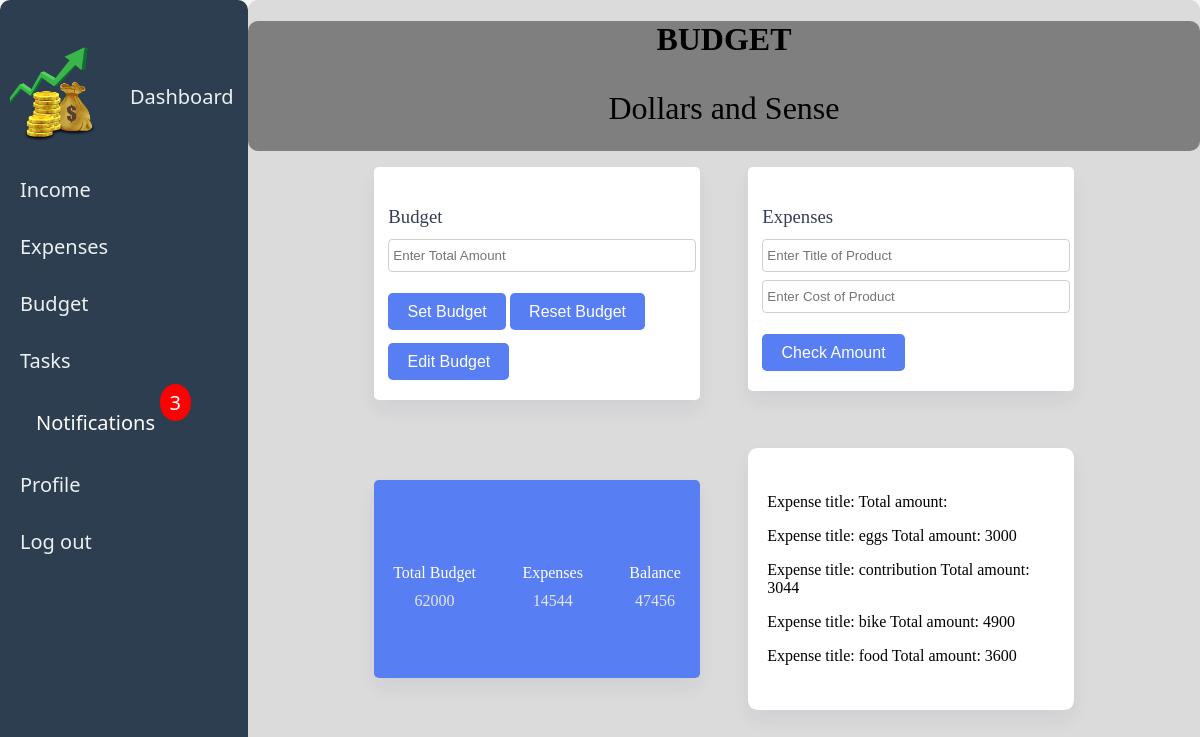
Page /budget.php (signed in) on the committed database.
### tables this page shows
CREATE TABLE `budget` (
  `UserID` int(11) DEFAULT NULL,
  `bug_amount` int(11) DEFAULT NULL,
  `prod_title` varchar(255) DEFAULT NULL,
  `exp_amount` int(11) DEFAULT NULL,
  `Phone` varchar(15) DEFAULT NULL,
  `Date_Added` timestamp NOT NULL DEFAULT current_timestamp()
);

### budget.php (the view, shortened to what this page needs)
<!DOCTYPE html>
<html lang="en">
  <head>
  </head>
  <body>
    <div class="all">
    <div class="left">
        <nav>
            <ul>
                <li><a href="Dash.php" class="logo" onclick="loadDashboard()">
                <img src="logo.png" alt="LOGO" height="50%" width="50%">
                <span class="nav-item">Dashboard</span>
                </a></li>
                <li><a href="income.php" target="_self">
                <span class="nav-item">Income</span>
                </a></li>
                <li><a href="expense.php">
                <span class="nav-item">Expenses</span>
                </a></li>
                <li><a href="budget.php">
                <span class="nav-item">Budget</span>
                </a></li>
                <li><a href="task.php">
                <span class="nav-item">Tasks</span>
                </a></li>
                <li>
                <a href="notifications.php" class="notification">
                <span class="nav-item">Notifications</span>
                <span class="badge">3</span>
                </a>
                </li>
                <li><a href="user.php">
                <span class="nav-item">Profile</span>
                </a></li>
                <li><a href="login.php" class="logout">
                <span class="nav-item">Log out</span>
                </a></li>
            </ul>
            </nav>
    </div>
  <div class="right">
    <div class="container">
      <div class="header">
        <h1 class="animated-text">BUDGET</h1>
        <p class="animated-text">Dollars and Sense</p>
      </div>
      <div class="wrapper">
        <div class="container">
          <div class="sub-container">
<form method="post">
    <div class="total-amount-container">
        <h3>Budget</h3>
        <input
            type="number"
            id="total-amount"
            name="total-amount"
            placeholder="Enter Total Amount"
        />
        <button type="submit" class="submit" id="total-amount-button" name="total-amount-button">Set Budget</button>
        <button type="submit" class="submit" id="reset-amount-button" name="reset-amount-button">Reset Budget</button>
        <button type="submit" class="submit" id="update-amount-button" name="update-amount-button">Edit Budget</button>
    </div>
</form>
<form method="post">
    <div class="user-amount-container">
        <h3>Expenses</h3>
        <input
            type="text"
            class="product-title"
            id="product-title"
            name="product_title"
            placeholder="Enter Title of Product"
        />
        <input
            type="number"
            id="user-amount"
            name="expense_amount"
            placeholder="Enter Cost of Product"
        />
        <button type="submit" class="submit" id="check-amount" name="check-amount">Check Amount</button>
    </div>
</form>
<?php
$servername = "localhost";
$username = "root";
$password = "";
$dbname = "DineroDash";
$conn = new mysqli($servername, $username, $password, $dbname);
$sql_budget = "SELECT bug_amount FROM budget";
$result_budget = $conn->query($sql_budget);
if ($result_budget && $result_budget->num_rows > 0) {
    $row_budget = $result_budget->fetch_assoc();
    $total_budget = $row_budget['bug_amount'];
} else {
    $balance_amount = 0;
    $total_budget= 0;
}
$sql_expenditure = "SELECT SUM(exp_amount) AS total_expenditure FROM budget";
$result_expenditure = $conn->query($sql_expenditure);
$row_expenditure = $result_expenditure->fetch_assoc();
$total_expenditure = $row_expenditure['total_expenditure'];
$balance_amount = $total_budget - $total_expenditure;
?>
<div class="output-container flex-space">
    <div>
        <p>Total Budget</p>
        <span id="amount"><?php echo $total_budget; ?></span>
    </div>
    <div>
        <p>Expenses</p>
        <span id="expenditure-value"><?php echo $total_expenditure; ?></span>
    </div>
    <div>
        <p>Balance</p>
        <span id="balance-amount"><?php echo $balance_amount; ?></span>
    </div>
</div>
<?php
$servername = "localhost";
$username = "root";
$password = "";
$dbname = "DineroDash";
$conn = new mysqli($servername, $username, $password, $dbname);
$sql = "SELECT prod_title, exp_amount FROM budget";
$result = $conn->query($sql);
if ($result->num_rows > 0) {
    echo '<div class="list">';
    while ($row = $result->fetch_assoc()) {
        echo '<p>Expense title: ' . $row["prod_title"] . ' <tab>Total amount: ' . $row["exp_amount"] . '</p>';
        echo '<div class="list-container" id="list">';
    }
    echo '</div>';
    echo '</div>';
} else {
    echo "No expenses found.";
}
?>
      </div>
    </div>
  </div>
  </body>
</html>

### budget.php (style rules this page uses)
body { margin: 0; padding: 0; width: 100%; font-family: "General"; height: 100vh; background-color: #f5f5f5; }
.container { width: 100%; }
.header { background-color: #0000006b; text-align: center; border-radius: 10px; width: 100%; height: 130px; }
.all { display: flex }
.left { background-color: #2c3e50; height: 120vh; width: 250px; padding-top: 20px; border-radius: 10px; }
nav ul { list-style-type: none; padding: 0; }
nav li { margin-bottom: 10px; }
nav a { text-decoration: none; color: #ecf0f1; display: flex; align-items: center; padding: 10px; transition: background-color 0.3s ease; font-size: 20px; font-family: system-ui, -apple-system, BlinkMacSystemFont, 'Segoe UI', Roboto, Oxygen, Ubuntu, Cantarell, 'Open Sans', 'Helvetica Neue', sans-serif; }
.logo { display: flex; align-items: center; }
.logo img { margin-right: 10px; width: 100px; }
.nav-item { margin-left: 10px; }
.right { width: 80%; background-color: rgba(167, 167, 167, 0.336); border-radius: 10px; }
.animated-text { animation: colorChange 1s infinite alternate; font-size: 2em; }
.wrapper { width: 90%; font-size: 16px; max-width: 43.75em; margin: 1em auto; }
.sub-container { width: 100%; display: grid; grid-template-columns: 1fr 1fr; gap: 3em; }
.flex-space { display: flex; justify-content: space-between; align-items: center; }
.wrapper h3 { color: #363d55; font-weight: 500; margin-bottom: 0.6em; }
.container input { display: block; width: 100%; padding: 0.6em 0.3em; border: 1px solid #d0d0d0; border-radius: 0.3em; color: #414a67; outline: none; font-weight: 400; margin-bottom: 0.6em; }
.total-amount-container, .user-amount-container { background-color: #ffffff; padding: 1.25em 0.9em; border-radius: 0.3em; box-shadow: 0 0.6em 1.2em rgba(28, 0, 80, 0.06); }
.output-container { background-color: #587ef4; color: #ffffff; border-radius: 0.3em; box-shadow: 0 0.6em 1.2em rgba(28, 0, 80, 0.06); margin: 2em 0; padding: 1.2em; }
.output-container p { font-weight: 500; margin-bottom: 0.6em; }
.output-container span { display: block; text-align: center; font-weight: 400; color: #e5e5e5; }
.submit { font-size: 1em; margin-top: 0.8em; background-color: #587ef4; border: none; outline: none; color: #ffffff; padding: 0.6em 1.2em; border-radius: 0.3em; cursor: pointer; }
.list { background-color: #ffffff; padding: 1.8em 1.2em; box-shadow: 0 0.6em 1.2em rgba(28, 0, 80, 0.06); border-radius: 0.6em; }
.product-title { margin-bottom: 1em; }
.notification { background-color: #2c3e50; color: white; text-decoration: none; padding: 15px 26px; position: relative; display: inline-block; border-radius: 2px; }
.notification .badge { position: absolute; top: -10px; right: -10px; padding: 5px 10px; border-radius: 50%; background: red; color: white; }

### rows in the picture
budget: bug_amount "62000"
budget: prod_title "eggs", exp_amount "3000"
budget: prod_title "contribution", exp_amount "3044"
budget: prod_title "bike", exp_amount "4900"
budget: prod_title "food", exp_amount "3600"

### other values in the picture
$total_expenditure "14544"
$balance_amount "47456"
